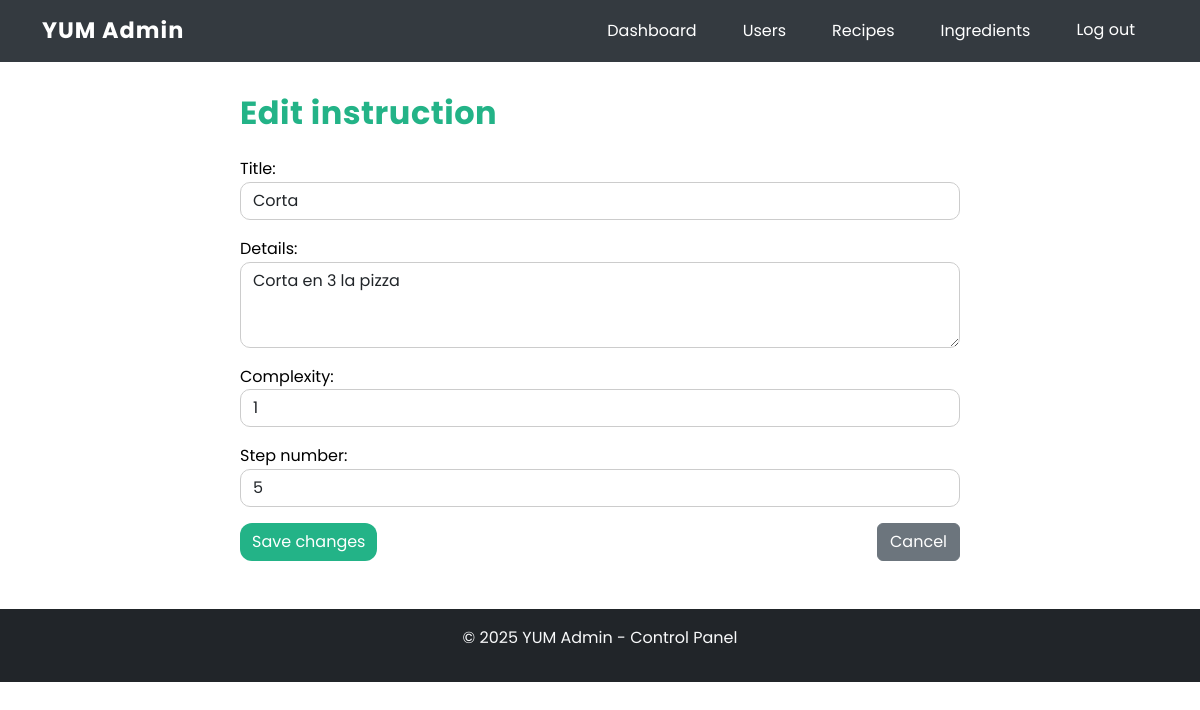
The app's page /admin_dash/instructions/14/edit/ (signed in) with its own data.
### core/models.py (models this page shows, shortened)
class Instruction(models.Model):
    recipe = models.ForeignKey(Recipe, on_delete=models.CASCADE, related_name="instructions")
    title = models.CharField(max_length=200)
    details = models.TextField()
    complexity = models.PositiveIntegerField(validators=[MinValueValidator(0), MaxValueValidator(5)])
    n_step = models.PositiveIntegerField()  # número de paso

### yum_admins/views.py (the view, shortened to what this page needs)
# urls.py: path("instructions/<int:pk>/edit/", AdminInstructionUpdateView.as_view(), name="admin_instruction_edit"),
class AdminInstructionUpdateView(AdminRequiredMixin, UpdateView):
    model = Instruction
    form_class = InstructionForm
    template_name = "yum_admins/instruction/add.html"
    def get_context_data(self, **kwargs):
        ctx = super().get_context_data(**kwargs)
        ctx["recipe"] = self.object.recipe
        return ctx

### core/forms.py
class InstructionForm(forms.ModelForm):
    class Meta:
        model = Instruction
        fields = ["title", "details", "complexity", "n_step"]
        widgets = {
            "details": forms.Textarea(attrs={"rows": 3, 'class': 'form-control rounded'}),
            "title": forms.TextInput(attrs={'class': 'form-control rounded'}),
            "complexity": forms.NumberInput(attrs={'class': 'form-control rounded', 'placeholder': '1-5'}),
            "n_step": forms.NumberInput(attrs={'class': 'form-control rounded'}),
        }
        labels = {
            "title": _("Título"),
            "details": _("Detalles"),
            "complexity": _("Complejidad"),
            "n_step": _("Número de paso"),
        }

### core/mixins.py (called while the page is built)
    def dispatch(self, request, *args, **kwargs):
        if not hasattr(request.user, "role") or request.user.role != "admin":
            return redirect(self.login_url)
        return super().dispatch(request, *args, **kwargs)

### yum_admins/templates/yum_admins/instruction/add.html (shortened to what this page needs)
{% extends "core/base_admin.html" %}
{% load static %}
{% load i18n %}
{% block content %}
<div class="container mt-4">
    <div class="row">
        <div class="col-md-8 offset-md-2">
            <h2 class="mb-4">
                {% if object %}{% trans "Editar instrucción" %}{% else %}{% trans "Añadir instrucción" %}{% endif %}
            </h2>
            <form method="post">
                {% for field in form %}
                    <div class="mb-3">
                        {{ field.label_tag }}
                        {{ field }}
                    </div>
                {% endfor %}
                <div class="d-flex justify-content-between mt-3">
                    <button type="submit" class="btn btn-brand">
                        {% if object %}{% trans "Guardar cambios" %}{% else %}{% trans "Añadir instrucción" %}{% endif %}
                    </button>
                    <a href="{% url 'admin_recipe_detail' recipe.id %}" class="btn btn-secondary">{% trans "Cancelar" %}</a>
                </div>
            </form>
        </div>
    </div>
</div>
{% endblock %}

### core/static/core/css/styles.css (style rules this page uses)
:root { --brand-green: #23b387; --brand-green-hover: #1d9470; --brand-green-light: rgba(35, 179, 135, 0.05); --brand-green-shadow: rgba(35, 179, 135, 0.25); --brand-white: #ffffff; --brand-black: #000000; --text-muted: #6c757d; --text-dark: #212529; --border-color: #ccc; --border-light: #e0e0e0; --shadow-sm: 0 2px 8px rgba(0, 0, 0, 0.1); --shadow-md: 0 4px 10px rgba(0, 0, 0, 0.1); --shadow-lg: 0 8px 20px rgba(0, 0, 0, 0.15); --shadow-xl: 0 10px 25px rgba(0, 0, 0, 0.15); --border-radius: 12px; --transition-base: 0.3s ease; }
body { font-family: 'Poppins', sans-serif; background-color: var(--brand-white); color: var(--brand-black); line-height: 1.6; padding-top: 70px; }
h1, h2, h3, .auth-title { font-weight: 700; letter-spacing: 0.5px; color: var(--brand-green); }
.btn-brand { background-color: var(--brand-green) !important; color: var(--brand-white) !important; border: none !important; border-radius: var(--border-radius) !important; transition: background-color var(--transition-base); }
.form-control, .form-select { border-radius: 10px !important; border: 1px solid var(--border-color); transition: border-color var(--transition-base), box-shadow var(--transition-base); }

### core/templates/core/base_admin.html (style rules this page uses)
body.admin-page { padding-top: 70px; }

### records on screen
Instruction: form "Corta" "Corta en 3 la pizza" "1" "5"

### other values on screen
{{ field.label_tag }} "Title:" "Details:" "Complexity:" "Step number:"
{{ year|default:"2025" }} "2025"
